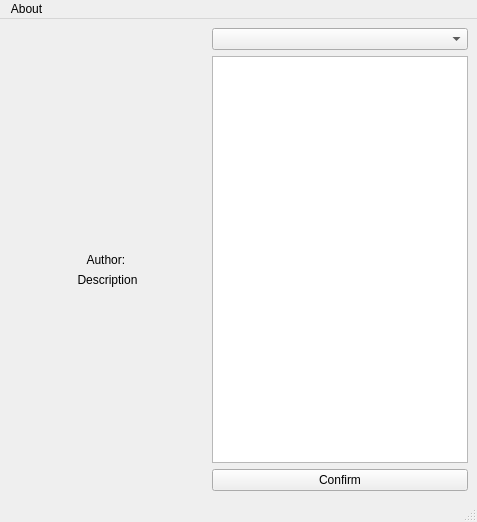
<?xml version="1.0" encoding="UTF-8"?>
<ui version="4.0">
 <class>MainPanelWindow</class>
 <widget class="QMainWindow" name="MainPanelWindow">
  <property name="geometry">
   <rect>
    <x>0</x>
    <y>0</y>
    <width>477</width>
    <height>522</height>
   </rect>
  </property>
  <property name="windowTitle">
   <string>MainWindow</string>
  </property>
  <widget class="QWidget" name="centralwidget">
   <layout class="QHBoxLayout" name="horizontalLayout">
    <item>
     <layout class="QVBoxLayout" name="verticalLayout">
      <item>
       <widget class="QLabel" name="currentStateGraphic">
        <property name="sizePolicy">
         <sizepolicy hsizetype="Fixed" vsizetype="Minimum">
          <horstretch>0</horstretch>
          <verstretch>0</verstretch>
         </sizepolicy>
        </property>
        <property name="minimumSize">
         <size>
          <width>128</width>
          <height>128</height>
         </size>
        </property>
        <property name="maximumSize">
         <size>
          <width>166660</width>
          <height>166660</height>
         </size>
        </property>
        <property name="baseSize">
         <size>
          <width>0</width>
          <height>0</height>
         </size>
        </property>
        <property name="frameShadow">
         <enum>QFrame::Plain</enum>
        </property>
        <property name="text">
         <string/>
        </property>
        <property name="scaledContents">
         <bool>false</bool>
        </property>
        <property name="alignment">
         <set>Qt::AlignCenter</set>
        </property>
        <property name="wordWrap">
         <bool>false</bool>
        </property>
       </widget>
      </item>
      <item>
       <widget class="QLabel" name="authorLabel">
        <property name="sizePolicy">
         <sizepolicy hsizetype="Preferred" vsizetype="Fixed">
          <horstretch>0</horstretch>
          <verstretch>0</verstretch>
         </sizepolicy>
        </property>
        <property name="text">
         <string>Author: </string>
        </property>
        <property name="alignment">
         <set>Qt::AlignCenter</set>
        </property>
       </widget>
      </item>
      <item>
       <widget class="QLabel" name="currentDescriptionLabel">
        <property name="text">
         <string>Description</string>
        </property>
        <property name="alignment">
         <set>Qt::AlignHCenter|Qt::AlignTop</set>
        </property>
       </widget>
      </item>
     </layout>
    </item>
    <item>
     <layout class="QVBoxLayout" name="verticalLayout_2">
      <item>
       <widget class="QComboBox" name="stateSelection"/>
      </item>
      <item>
       <widget class="QTextEdit" name="descriptionTextEdit">
        <property name="sizePolicy">
         <sizepolicy hsizetype="Preferred" vsizetype="Expanding">
          <horstretch>0</horstretch>
          <verstretch>0</verstretch>
         </sizepolicy>
        </property>
       </widget>
      </item>
      <item>
       <widget class="QPushButton" name="confirmButton">
        <property name="text">
         <string>Confirm</string>
        </property>
       </widget>
      </item>
     </layout>
    </item>
   </layout>
  </widget>
  <widget class="QMenuBar" name="menubar">
   <property name="geometry">
    <rect>
     <x>0</x>
     <y>0</y>
     <width>477</width>
     <height>22</height>
    </rect>
   </property>
   <widget class="QMenu" name="menuAbout">
    <property name="title">
     <string>About</string>
    </property>
    <addaction name="actionAbout"/>
   </widget>
   <addaction name="menuAbout"/>
  </widget>
  <widget class="QStatusBar" name="statusbar"/>
  <action name="actionAbout">
   <property name="text">
    <string>About</string>
   </property>
  </action>
 </widget>
 <resources>
  <include location="mainWindow.qrc"/>
 </resources>
 <connections/>
</ui>
